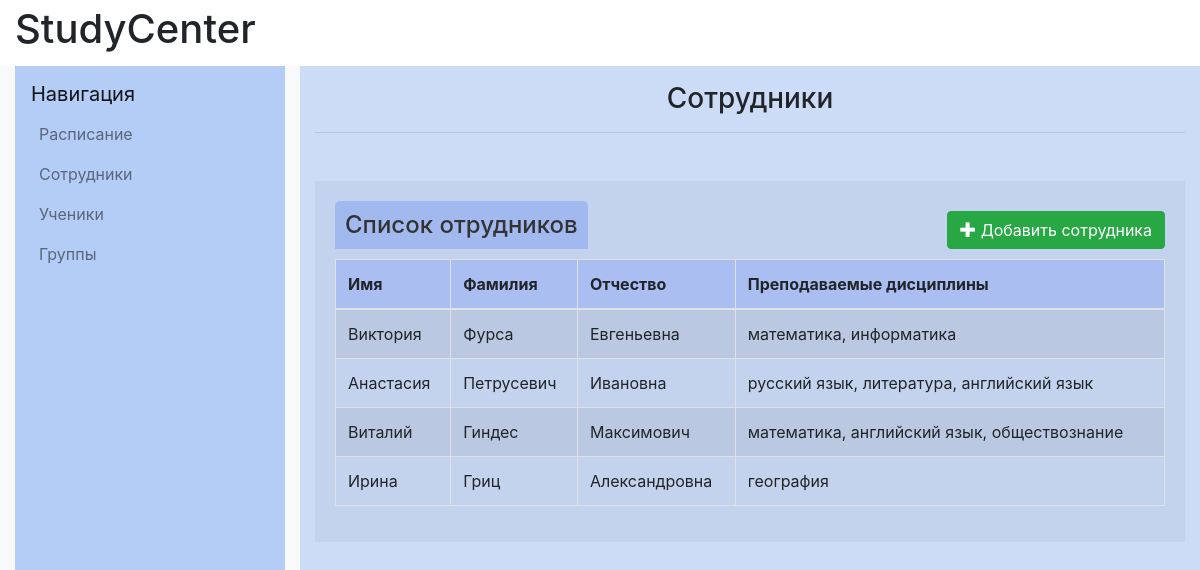
The app's page /workers/, older data.
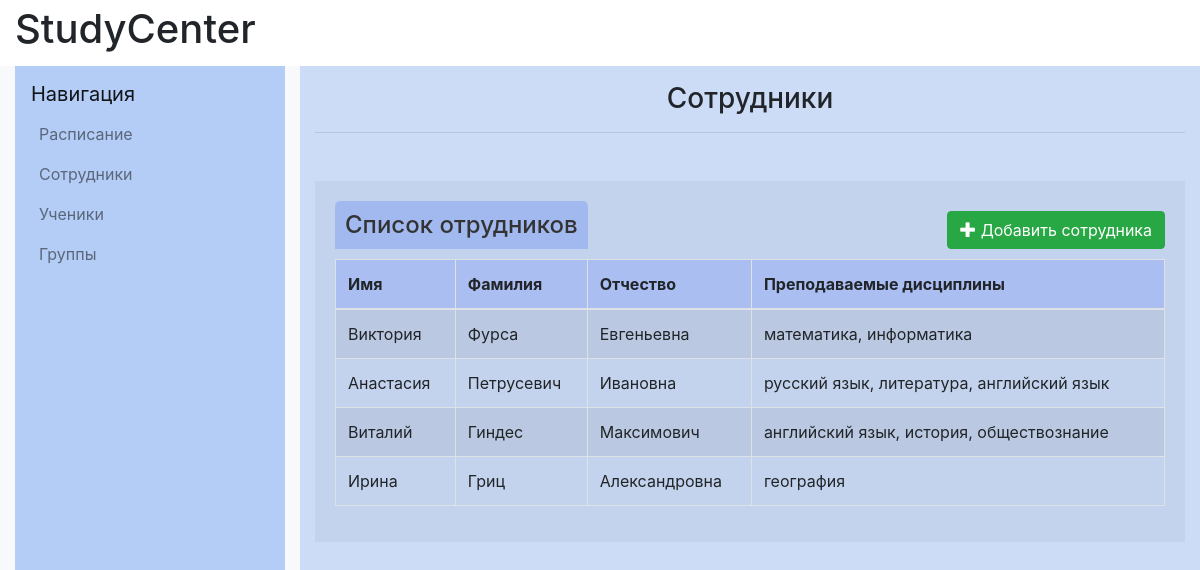
The same page, newer data.
### catalog/models.py (models this page shows, shortened)
class Worker(models.Model):
    firstname=models.CharField(max_length=20, verbose_name="Имя")
    lastname=models.CharField(max_length=20, verbose_name="Фамилия")
    fathername=models.CharField(max_length=20, verbose_name="Отчество")
    date_of_birth=models.DateField(verbose_name="Дата рождения")
    gender=models.IntegerField(validators=[MinValueValidator(0), MaxValueValidator(1)], verbose_name="Пол")
    subject = models.ManyToManyField(Subject, verbose_name="Дисциплины")
    phone_number=models.CharField(max_length=11,validators=[MinLengthValidator(11)], verbose_name="Номер телефона")
    email=models.EmailField(verbose_name="E-mail")
    objects=models.Manager()
    registration_date=models.DateField()
    DoesNotExist = models.Manager
    def get_subjects(self):
        subjects = self.subject.values_list('name', flat=True)
        return ", ".join(subjects)

### catalog/views.py (the view)
# urls.py: path('workers/', views.workers, name='workers'),
def workers(request):
    workers=Worker.objects.all()
    return render(request, "worker/workers.html",{"workers": workers})

### catalog/templates/worker/workers.html (shortened to what this page needs)
{% extends "base_generic.html" %}
{% block content%}
            <div class="col-md-8 col-lg-9 content-container" style="background-color: #ccdbf6">
                <h1 class="h3 text-center mt-3">Сотрудники</h1>
                <hr class="mb-5">
                <section style="background-color: rgb(196, 211, 237); padding: 20px;">
                    <div style="display: flex; justify-content: space-between; align-items: center;">
                        <h3 class="lesson-month" style="color: #333; font-size: 1.5em; margin-bottom: 10px; padding: 10px; background-color: rgba(160, 184, 239, 0.94); border-top-left-radius: 5px; border-top-right-radius: 5px;">Список отрудников</h3>
                        <a class="btn btn-success" href="{% url 'worker_new' %}" class="btn top-menu"><span class="glyphicon glyphicon-plus"></span> Добавить сотрудника</a>
                    </div>
                    <div class="table-responsive" style="width: 100%;">
                        <table class="table table-striped table-bordered lesson-table" style="width: 100%; border-collapse: collapse;">
                            <thead>
                                <tr style="background-color: rgba(158, 180, 243, 0.68);">
                                    <th>Имя</th>
                                    <th>Фамилия</th>
                                    <th>Отчество</th>
                                    <th>Преподаваемые дисциплины</th>
                                </tr>
                            </thead>
                            <tbody>
                                {% for worker in workers %}
                                <tr class="table-row" style="cursor: pointer;" onclick="window.location='{% url 'worker_detail' pk=worker.pk %}';" onmouseover="this.style.backgroundColor='rgba(74, 78, 137, 0.28)';" onmouseout="this.style.backgroundColor='';">
                                    <td>{{ worker.firstname }}</td>
                                    <td>{{ worker.lastname }}</td>
                                    <td>{{ worker.fathername }}</td>
                                    <td>{{ worker.get_subjects }}</td>
                                </tr>
                                {% endfor %}
                            </tbody>
                        </table>
                    </div>
                </section>
            </div>
{% endblock content %}

Row changes from the older to the newer data that the page shows:
changed Worker "Виталий": get_subjects "математика, английский язык, обществознание" → "английский язык, история, обществознание"
